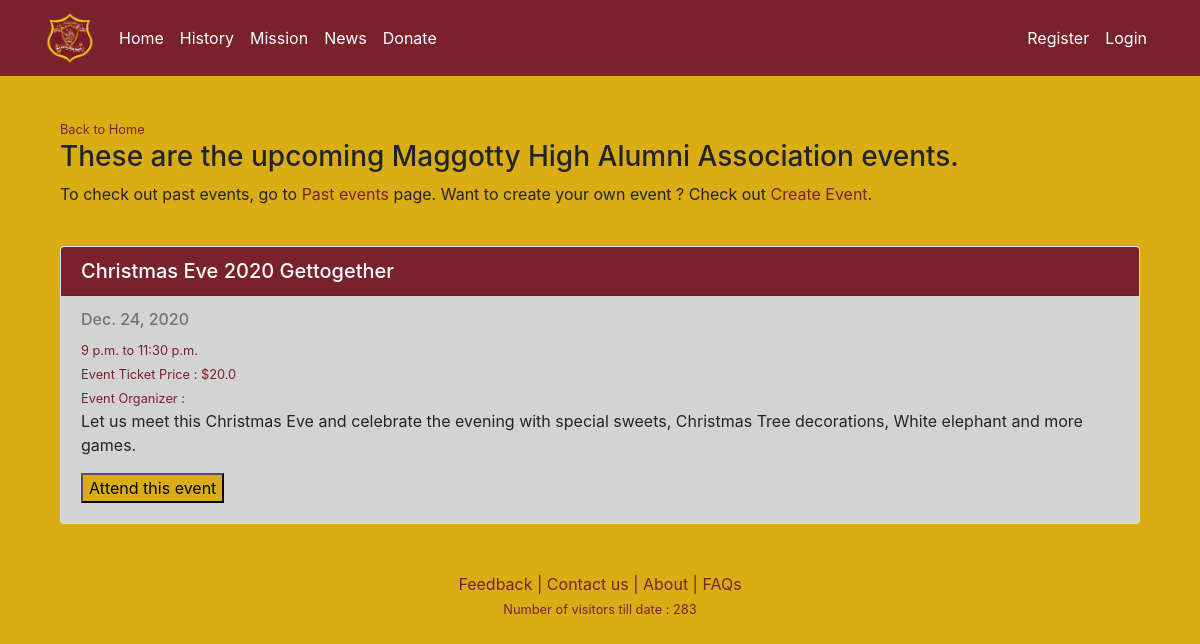
Screenshot of /upcomingevents/ with the database file from the repository.
### Maggotty/models.py (models this page shows, shortened)
class Event(models.Model):
    eventName = models.CharField("Event Name", max_length=255, blank=False)
    eventDesc = models.TextField("Event Description", max_length=1024, blank=True, null=True)
    fromDate = models.DateField(blank=False)
    toDate = models.DateField(blank=False)
    startTime = models.TimeField()
    endTime = models.TimeField()
    ticket = models.FloatField("Ticket Price", null=True)
    isApproved = models.BooleanField("Is Approved", default=False)
    createdBy = models.CharField("Created By", max_length=255, editable=False)

### Maggotty/views.py (the view)
# urls.py: path("upcomingevents/", views.upcomingevents, name="upcomingevents"),
def upcomingevents(request):
    if request.method == 'POST':
        print(request.POST)
        if request.POST.get('recordID'):
            event_id = int(request.POST.get('recordID'))
            currEvent = Event.objects.filter(id=event_id)[0]
            current_order = Order()
            current_user = request.user
            current_order.username= current_user.username
            current_order.eventID = event_id
            current_order.eventName = currEvent.eventName
            current_order.ticketPrice = currEvent.ticket
            current_order.save()
            user_Orders = Order.objects.filter(username=current_user.username, ifPaid=False)
            return render(request, "Maggotty/mycart.html", {"Orders": user_Orders})
    else:
        today = date.today()
        after_ten_yrs = today.replace(year = today.year + 10)
        today = today.strftime('%Y-%m-%d')
        allEvents = Event.objects.filter(fromDate__range=[today,after_ten_yrs])
        return render(request, "Maggotty/upcomingevents.html", {"allEvents": allEvents})

### Maggotty/templates/Maggotty/upcomingevents.html (shortened to what this page needs)
{% extends "Maggotty/layout.html" %}
{% block content %}
<div class="container">
    <div class="row row-content">
        <div class="col col-sm order-sm-first col-md">
            <small ><a href="{% url 'home' %}" class="redLink">Back to Home</a></small>
            <h3>
                These are the upcoming Maggotty High Alumni Association events.<br/>
            </h3>
            <p>
                To check out past events, go to <a class="redLink" href="{% url 'alleventslist' %}">Past events</a> page.
                Want to create your own event ? Check out <a class="redLink" href="{% url 'createevent' %}">Create Event</a>.
            </p>
            <br/>
        </div>
    </div>
    <form action="" method="POST">
    {% for record in allEvents %}
    <div class="card">
        <h5 class="card-header text-white" style="background-color: #7a212e;">{{record.eventName}}</h5>
        <div class="card-body" style="background-color:lightgray;">
          {% if record.fromDate == record.toDate %}
            <h6 class="card-subtitle mb-2 text-muted">{{record.fromDate}}</h6>
          {% else %}
            <h6 class="card-subtitle mb-2 text-muted">{{record.fromDate}} - {{record.toDate}}</h6>
          {% endif %}
          <small class="redLink">{{record.startTime}} to {{record.endTime}}</small><br/>
          <small class="redLink">Event Ticket Price : ${{record.ticket}}</small><br/>
          <small class="redLink">Event Organizer : {{record.createdBy}}</small>
          <p class="card-text">{{record.eventDesc}}</p>
          <button type="submit" name='recordID' class="btnYellow" value="{{record.id}}">Attend this event</button>
        </div>
      </div>
    <br/>
    {% endfor %}
  </form>
</div>
{% endblock %}

### Maggotty/static/Maggotty/style.css (style rules this page uses)
.btnYellow { background-color: #DBAD15 !important; color:black !important; }
.redLink { color:#7a212e !important; }
.bgPage { background-color: #daaa0cf5; }

### rows the page displays
Event: eventName "Christmas Eve 2020 Gettogether", fromDate "Dec. 24, 2020", startTime "9 p.m.", endTime "11:30 p.m.", ticket "20.0", eventDesc "Let us meet this Christmas Eve and celebrate the evening with special sweets, Christmas Tree decorations, White elephant and more games.", {{ record.id }} 8 (drawn)
